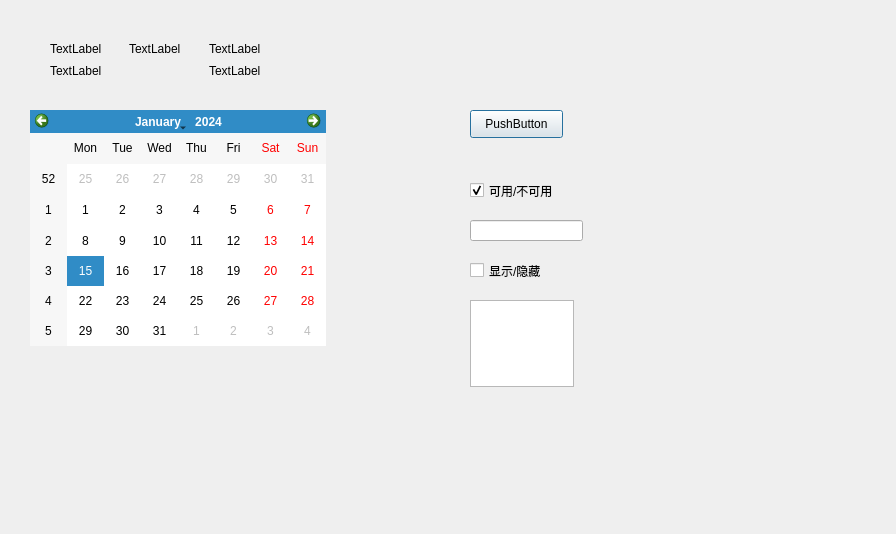
<?xml version="1.0" encoding="UTF-8"?>
<ui version="4.0">
 <class>Dialog</class>
 <widget class="QDialog" name="Dialog">
  <property name="geometry">
   <rect>
    <x>0</x>
    <y>0</y>
    <width>896</width>
    <height>534</height>
   </rect>
  </property>
  <property name="windowTitle">
   <string>Dialog</string>
  </property>
  <widget class="QCalendarWidget" name="calendarWidget">
   <property name="geometry">
    <rect>
     <x>30</x>
     <y>110</y>
     <width>296</width>
     <height>236</height>
    </rect>
   </property>
  </widget>
  <widget class="QPushButton" name="pushButton">
   <property name="geometry">
    <rect>
     <x>470</x>
     <y>110</y>
     <width>93</width>
     <height>28</height>
    </rect>
   </property>
   <property name="text">
    <string>PushButton</string>
   </property>
  </widget>
  <widget class="QWidget" name="layoutWidget">
   <property name="geometry">
    <rect>
     <x>50</x>
     <y>40</y>
     <width>232</width>
     <height>39</height>
    </rect>
   </property>
   <layout class="QGridLayout" name="gridLayout">
    <item row="0" column="0">
     <widget class="QLabel" name="label">
      <property name="text">
       <string>TextLabel</string>
      </property>
     </widget>
    </item>
    <item row="0" column="1">
     <widget class="QLabel" name="label_2">
      <property name="text">
       <string>TextLabel</string>
      </property>
     </widget>
    </item>
    <item row="0" column="2">
     <widget class="QLabel" name="label_3">
      <property name="text">
       <string>TextLabel</string>
      </property>
     </widget>
    </item>
    <item row="1" column="0" colspan="2">
     <widget class="QLabel" name="label_4">
      <property name="text">
       <string>TextLabel</string>
      </property>
     </widget>
    </item>
    <item row="1" column="2">
     <widget class="QLabel" name="label_5">
      <property name="text">
       <string>TextLabel</string>
      </property>
     </widget>
    </item>
   </layout>
  </widget>
  <widget class="QCheckBox" name="checkBox">
   <property name="geometry">
    <rect>
     <x>470</x>
     <y>170</y>
     <width>151</width>
     <height>41</height>
    </rect>
   </property>
   <property name="text">
    <string>可用/不可用</string>
   </property>
   <property name="checked">
    <bool>true</bool>
   </property>
  </widget>
  <widget class="QLineEdit" name="lineEdit">
   <property name="geometry">
    <rect>
     <x>470</x>
     <y>220</y>
     <width>113</width>
     <height>21</height>
    </rect>
   </property>
  </widget>
  <widget class="QCheckBox" name="checkBox_2">
   <property name="geometry">
    <rect>
     <x>470</x>
     <y>260</y>
     <width>121</width>
     <height>21</height>
    </rect>
   </property>
   <property name="text">
    <string>显示/隐藏</string>
   </property>
  </widget>
  <widget class="QTextEdit" name="textEdit">
   <property name="geometry">
    <rect>
     <x>470</x>
     <y>300</y>
     <width>104</width>
     <height>87</height>
    </rect>
   </property>
  </widget>
 </widget>
 <resources/>
 <connections>
  <connection>
   <sender>pushButton</sender>
   <signal>clicked()</signal>
   <receiver>Dialog</receiver>
   <slot>close()</slot>
   <hints>
    <hint type="sourcelabel">
     <x>520</x>
     <y>128</y>
    </hint>
    <hint type="destinationlabel">
     <x>535</x>
     <y>241</y>
    </hint>
   </hints>
  </connection>
  <connection>
   <sender>checkBox</sender>
   <signal>toggled(bool)</signal>
   <receiver>lineEdit</receiver>
   <slot>setEnabled(bool)</slot>
   <hints>
    <hint type="sourcelabel">
     <x>503</x>
     <y>182</y>
    </hint>
    <hint type="destinationlabel">
     <x>496</x>
     <y>224</y>
    </hint>
   </hints>
  </connection>
  <connection>
   <sender>checkBox_2</sender>
   <signal>toggled(bool)</signal>
   <receiver>textEdit</receiver>
   <slot>setEnabled(bool)</slot>
   <hints>
    <hint type="sourcelabel">
     <x>476</x>
     <y>269</y>
    </hint>
    <hint type="destinationlabel">
     <x>480</x>
     <y>320</y>
    </hint>
   </hints>
  </connection>
 </connections>
</ui>
